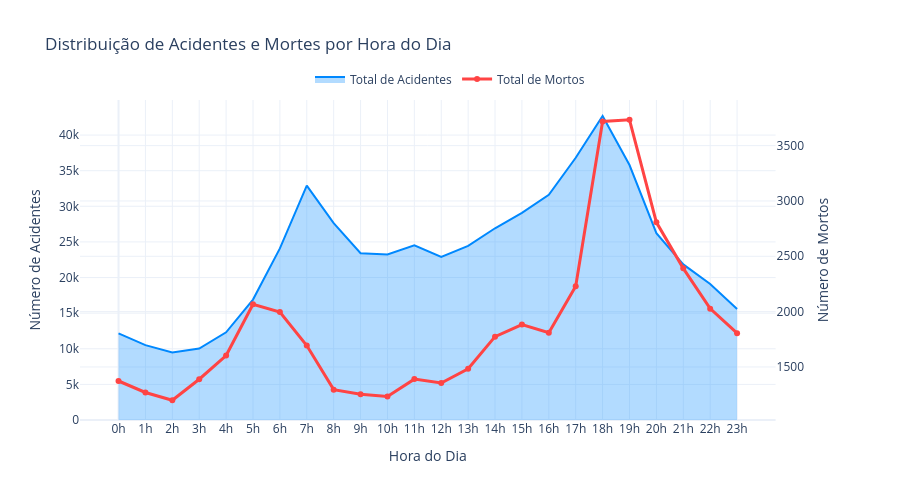

Notebook code cell kept with this figure:
### Markdown cell above
## 4. Análise por Hora do Dia

### Code cell
# Análise por hora do dia
dados_horas = df.groupby('HORA').agg({
    'HORA': 'count',
    'mortos': 'sum',
    'TOTAL_FERIDOS': 'sum'
}).rename(columns={'HORA': 'total_acidentes'}).reset_index()

# Calcular percentual de acidentes por hora
total_acidentes = dados_horas['total_acidentes'].sum()
dados_horas['percentual'] = (dados_horas['total_acidentes'] / total_acidentes) * 100

# Ordenar por hora
dados_horas = dados_horas.sort_values('HORA')

# Criar gráfico de área para acidentes e linha para mortes
fig = make_subplots(specs=[[{"secondary_y": True}]])

# Adicionar área para acidentes
fig.add_trace(
    go.Scatter(
        x=dados_horas['HORA'],
        y=dados_horas['total_acidentes'],
        name="Total de Acidentes",
        fill='tozeroy',
        fillcolor='rgba(0, 136, 254, 0.3)',
        line=dict(color="#0088FE", width=2),
        mode="lines"
    ),
    secondary_y=False,
)

# Adicionar linha para mortes
fig.add_trace(
    go.Scatter(
        x=dados_horas['HORA'],
        y=dados_horas['mortos'],
        name="Total de Mortos",
        line=dict(color="#FF4444", width=3),
        mode="lines+markers"
    ),
    secondary_y=True,
)

# Configurar eixos e título
fig.update_layout(
    title="Distribuição de Acidentes e Mortes por Hora do Dia",
    xaxis=dict(
        title="Hora do Dia",
        tickmode='array',
        tickvals=list(range(0, 24)),
        ticktext=[f"{i}h" for i in range(0, 24)]
    ),
    legend=dict(orientation="h", yanchor="bottom", y=1.02, xanchor="center", x=0.5),
    template="plotly_white",
    height=500,
    hovermode="x unified"
)

fig.update_yaxes(title_text="Número de Acidentes", secondary_y=False)
fig.update_yaxes(title_text="Número de Mortos", secondary_y=True)

fig.show()

### Figure 1 — Plotly figure (JSON) as saved in the notebook; plotly's stock layout.template omitted (floating-point values rounded to 4 significant figures)
{"data": [{"fill": "tozeroy", "fillcolor": "rgba(0, 136, 254, 0.3)", "line": {"color": "#0088FE", "width": 2}, "mode": "lines", "name": "Total de Acidentes", "type": "scatter", "x": [0, 1, 2, 3, 4, 5, 6, 7, 8, 9, 10, 11, 12, 13, 14, 15, 16, 17, 18, 19, 20, 21, 22, 23], "xaxis": "x", "y": [12151, 10511, 9491, 10038, 12310, 16904, 24085, 32895, 27632, 23412, 23244, 24518, 22892, 24446, 26914, 29072, 31607, 36812, 42677, 35794, 26233, 21840, 19087, 15573], "yaxis": "y"}, {"line": {"color": "#FF4444", "width": 3}, "mode": "lines+markers", "name": "Total de Mortos", "type": "scatter", "x": [0, 1, 2, 3, 4, 5, 6, 7, 8, 9, 10, 11, 12, 13, 14, 15, 16, 17, 18, 19, 20, 21, 22, 23], "xaxis": "x", "y": [1373, 1269, 1199, 1389, 1603, 2067, 1997, 1693, 1295, 1254, 1233, 1390, 1355, 1483, 1774, 1883, 1810, 2229, 3719, 3734, 2807, 2391, 2027, 1805], "yaxis": "y2"}], "layout": {"height": 500, "hovermode": "x unified", "legend": {"orientation": "h", "x": 0.5, "xanchor": "center", "y": 1.02, "yanchor": "bottom"}, "title": {"text": "Distribuição de Acidentes e Mortes por Hora do Dia"}, "xaxis": {"anchor": "y", "domain": [0, 0.94], "tickmode": "array", "ticktext": ["0h", "1h", "2h", "3h", "4h", "5h", "6h", "7h", "8h", "9h", "10h", "11h", "12h", "13h", "14h", "15h", "16h", "17h", "18h", "19h", "20h", "21h", "22h", "23h"], "tickvals": [0, 1, 2, 3, 4, 5, 6, 7, 8, 9, 10, 11, 12, 13, 14, 15, 16, 17, 18, 19, 20, 21, 22, 23], "title": {"text": "Hora do Dia"}}, "yaxis": {"anchor": "x", "domain": [0, 1], "title": {"text": "Número de Acidentes"}}, "yaxis2": {"anchor": "x", "overlaying": "y", "side": "right", "title": {"text": "Número de Mortos"}}}}
